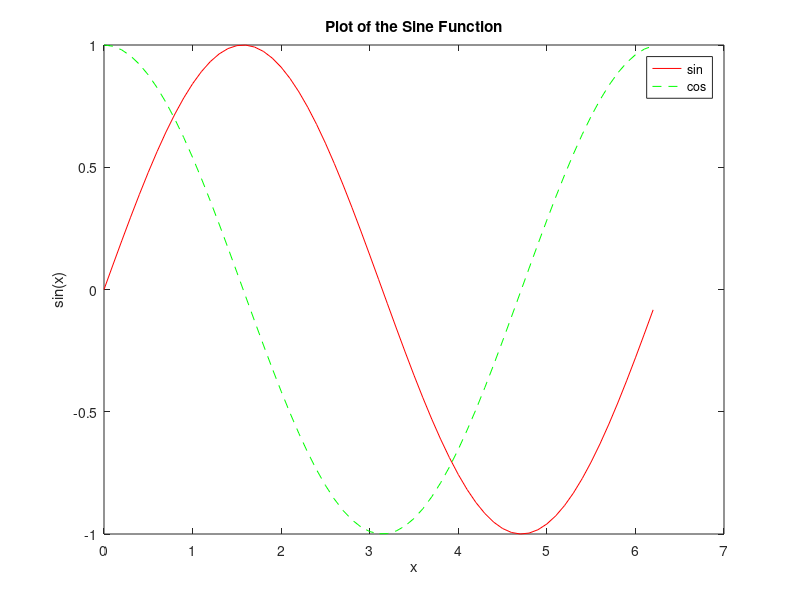

This chart was generated by the following MATLAB code:
x = 0:0.1:2*pi;
y = sin(x);
plot(x,y,'r')
xlabel('x')
ylabel('sin(x)')
title('Plot of the Sine Function')

hold on

y2 = cos(x);
plot(x,y2,'g--')
legend('sin','cos')

hold off
